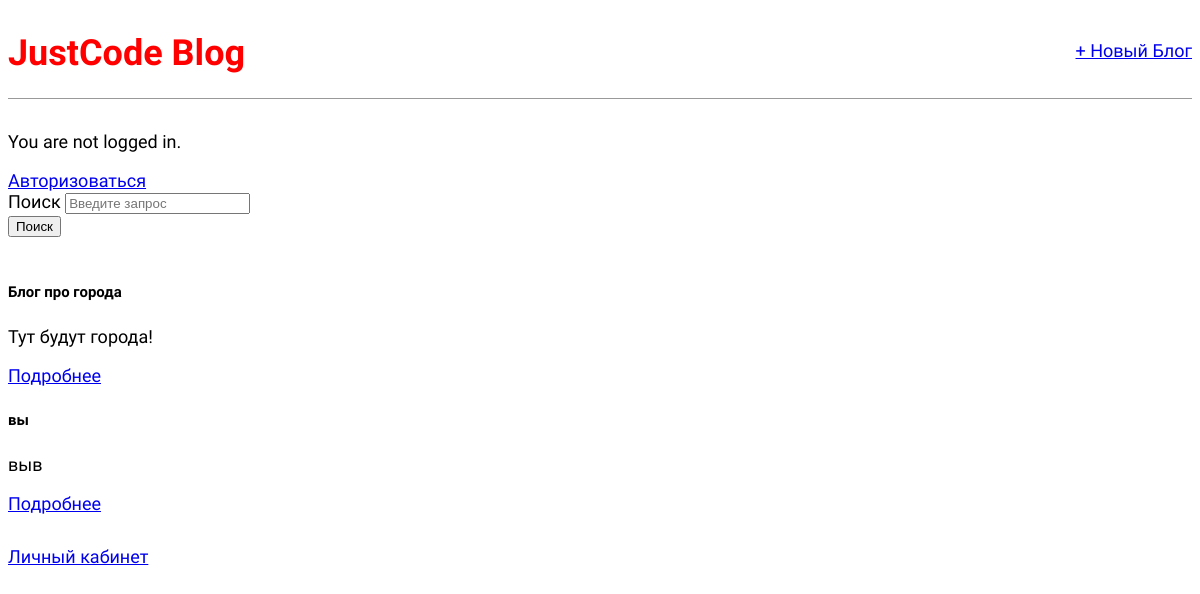
The app's page /, older data.
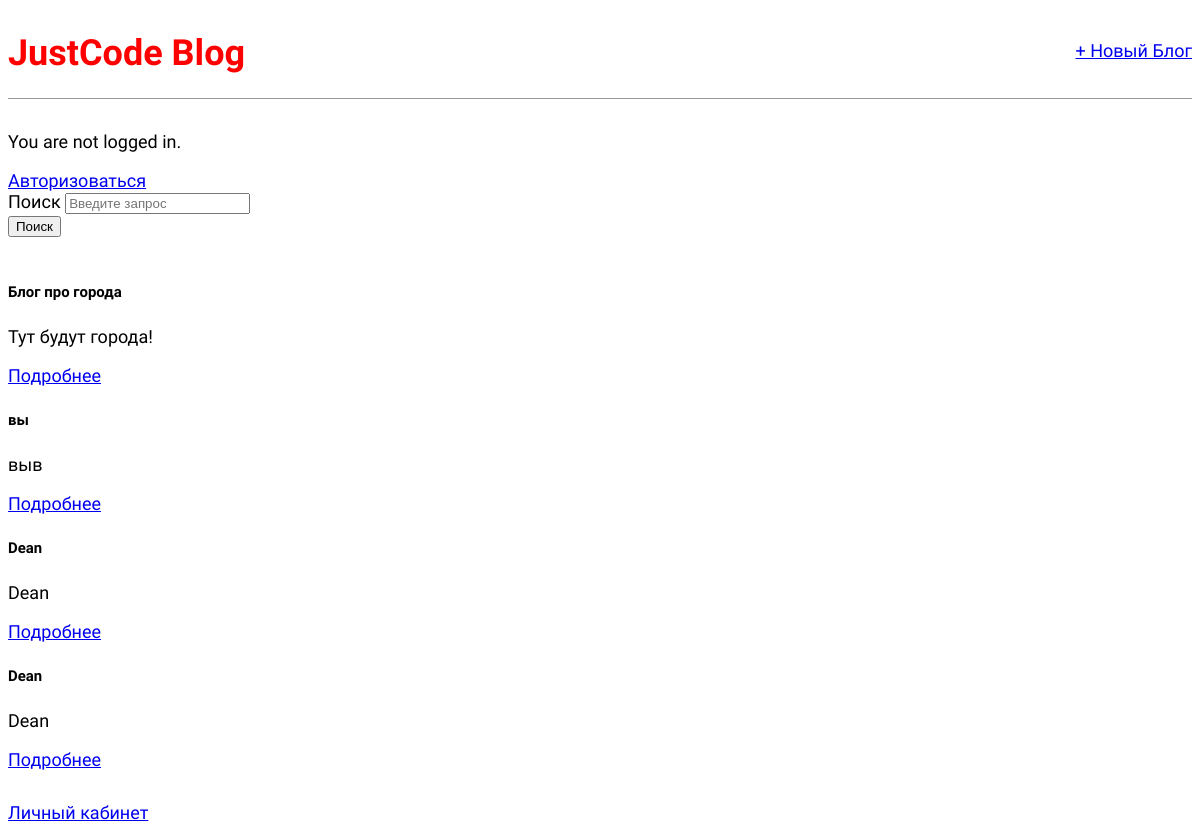
The same page, newer data.
### blog/models.py (models this page shows, shortened)
class Post(models.Model):
    title = models.CharField(max_length=200)
    author = models.ForeignKey(
        'auth.User',
        on_delete=models.CASCADE,
    )
    body = models.TextField()
    class Meta:
        verbose_name_plural = 'blog'

### blog/views.py (the view)
# urls.py: path('', BlogListView.as_view(), name='home'),
class BlogListView(ListView):
    model = Post
    template_name = 'home.html'

### templates/home.html (shortened to what this page needs)
{% extends 'base.html' %}
{% block content %}
<div class="container">
    <form action="{% url 'search_results' %}" method="get">
      <div class="form-group">
        <label for="search">Поиск</label>
        <input class="form-control" type="text" name="q" id="search" placeholder="Введите запрос">
      </div>
      <button type="submit" class="btn btn-primary">Поиск</button>
    </form>
    <br>
    <div class="row">
      {% for post in object_list %}
        <div class="col-md-4">
          <div class="card mb-4 shadow-sm">
            <div class="card-body">
              <h5 class="card-title">{{ post.title }}</h5>
              <p class="card-text">{{ post.body }}</p>
              <div class="d-flex justify-content-between align-items-center">
                <a href="{% url 'post_detail' post.pk %}" class="btn btn-sm btn-outline-secondary">Подробнее</a>
              </div>
            </div>
          </div>
        </div>
      {% empty %}
        <p>Нет постов</p>
      {% endfor %}
    </div>
  </div>
{% endblock %}

### templates/base.html (shortened to what this page needs)
<!DOCTYPE html>
{% load static %}
<html>
  <head>
    <link href="{% static 'css/base.css' %}" rel="stylesheet">
  </head>
  <body>
    <div>
      <header>
        <div class="nav-left">
          <h1><a href="{% url 'home' %}">JustCode Blog</a></h1>
        </div>
        <div class="nav-right">
          <a href="{% url 'post_new' %}">+ Новый Блог</a>
        </div>
      </header>
      {% if user.is_authenticated %}
        <p>Hi {{ user.username }}!</p>
        <p><a href="{% url 'logout' %}">Выйти</a></p>
      {% else %}
        <p>You are not logged in.</p>
        <a href="{% url 'login' %}">Авторизоваться</a>
      {% endif %}
      {% block content %}
    {% endblock content %}
    </div>
  <div class="nav-right">
    <a href="{% url 'profile' %}">Личный кабинет</a>
  </body>
</html>

### static/css/base.css (style rules this page uses)
body { font-family: 'Source Sans Pro', sans-serif; font-size: 18px; }
header { border-bottom: 1px solid #999; margin-bottom: 2rem; display: flex; }
header h1 a { color: red; text-decoration: none; }
.nav-left { margin-right: auto; }
.nav-right { display: flex; padding-top: 2rem; }

Row changes from the older to the newer data that the page shows:
added Post: title "Dean", body "Dean"
added Post: title "Dean", body "Dean"
